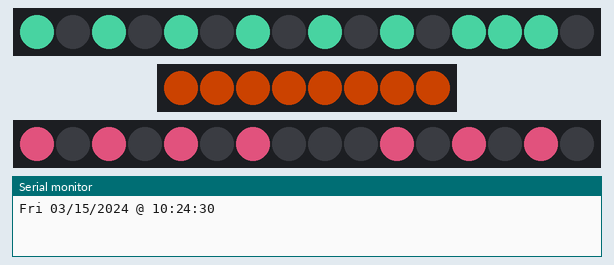
Recording of a program running on a simulated Adafruit Feather M0. Shown: 2 × 16 RGB LEDs in strip order, left to right, 8 RGB LEDs in strip order, left to right, the last lines printed to the serial monitor. Dim RGB values are drawn brighter than linear; the local clock reads 2024-03-15 10:24:30 at power-on unless the program sets it; random numbers use the default seed unless the program sets one.

Above: at 0.45 s.
At 2.6 s:
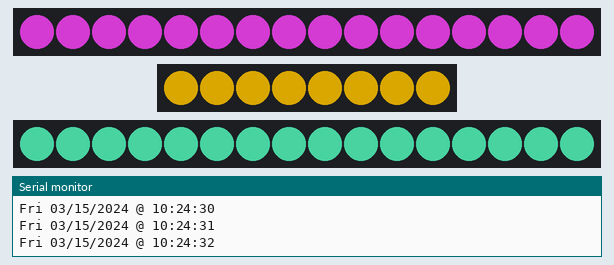
At 9.7 s:
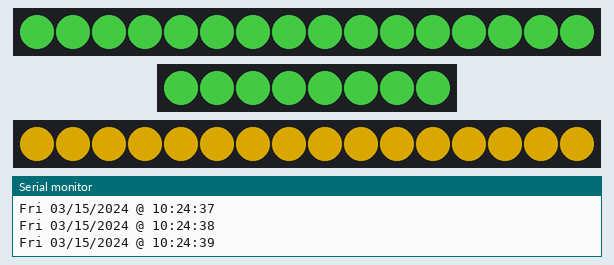
At 14.8 s:
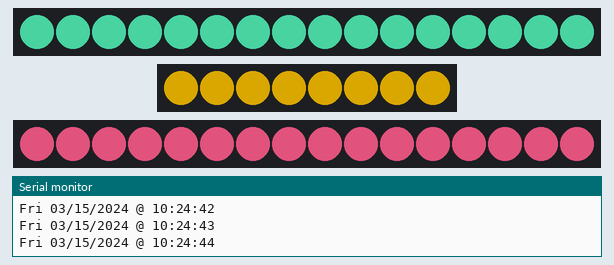
At 18.8 s:
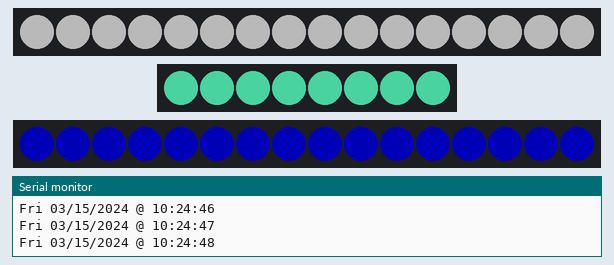
At 33.0 s:
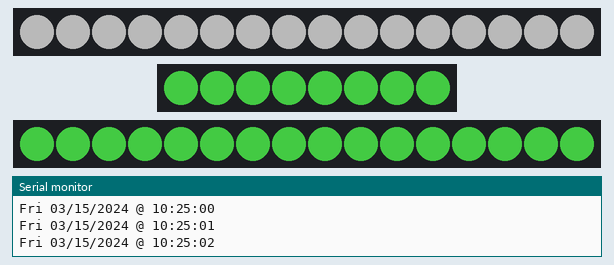
Timing chart, 0 to 40.0 s (numbered marks = the images above):
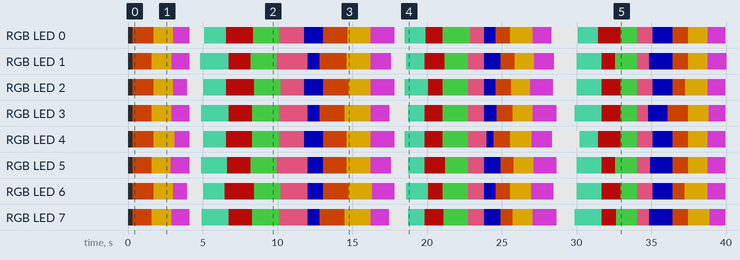

Measured:
- by itself, RGB LED 0: off → RGB(108, 35, 0) at 0.30 s, → RGB(140, 108, 0) 1.4 s later, → RGB(126, 35, 126) 1.3 s later, → RGB(179, 179, 179) 1.1 s later, … (31 changes in this stretch)
- by itself, RGB LED 1: off → RGB(108, 35, 0) at 0.30 s, → RGB(140, 108, 0) 1.3 s later, → RGB(126, 35, 126) 1.3 s later, → RGB(179, 179, 179) 1.2 s later, … (30 changes in this stretch)
- what the display in image 1 shows lasts 0.4 s, from 2.4 s to 2.8 s

The program:

main.cpp
```cpp
#include <Adafruit_NeoPixel.h>
#include <Adafruit_SleepyDog.h>
#include <Arduino.h>
#include <RTClib.h>
#include <Wire.h>

#include <algorithm>
#include <array>

#include <AnimationLogic.h>
#include <AnimationState.h>
#include <ClockGuard.h>
#include <IntervalTimer.h>
#include <PulseAnimation.h>
#include <TwinkleAnimation.h>

#include "config.h"
#include "ValidationMode.h"

namespace {

using nova::AnimationMode;
using nova::AnimationPlan;
using nova::AnimationState;
using nova::BLUE;
using nova::Color;
using nova::ClockGuard;
using nova::CYAN;
using nova::DAY_COLORS;
using nova::GREEN;
using nova::IntervalTimer;
using nova::MAX_PIXELS;
using nova::MINT;
using nova::OFF;
using nova::ORANGE;
using nova::PINK;
using nova::PURPLE;
using nova::RED;
using nova::TwinkleAnimation;
using nova::WHITE;
using nova::WHITE_RGB;
using nova::YELLOW;
using nova::animationMode;
using nova::makeChaseFrame;
using nova::prepareHour;
using nova::rgbw;
using nova::usesTopChase;

constexpr size_t RANDOM_COLOR_COUNT = 9;

uint32_t secondsToMs(float seconds) {
  return static_cast<uint32_t>(seconds * 1000.0F);
}

float randomFloat(float lower, float upper) {
  const float unit = static_cast<float>(random(0L, 1000001L)) / 1000000.0F;
  return lower + ((upper - lower) * unit);
}

float randomDuration() {
  return randomFloat(0.0F, 1.0F) > 0.25F
             ? randomFloat(0.1F, 0.3F)
             : randomFloat(1.0F, 2.0F);
}

class NovaStar {
 public:
  NovaStar(uint16_t pixelCount, uint8_t pin, neoPixelType type,
           float fadeDuration = 0.5F)
      : pixels_(pixelCount, pin, type),
        pixelCount_(pixelCount),
        state_(pixelCount),
        twinkle_(pixelCount, TWINKLE_MAX_ACTIVE),
        pauseDurationMs_(secondsToMs(fadeDuration * 2.0F)),
        cycleDurationMs_(secondsToMs(fadeDuration / pixelCount)) {}

  void begin() {
    pixels_.begin();
    pixels_.setBrightness(LIGHT_BRIGHTNESS);
    reset();
  }

  void reset() {
    const uint32_t nowMs = millis();
    state_.reset(nowMs);
    twinkle_.reset(nowMs);
    activeEffect_ = Effect::None;
    pixels_.clear();
    pixels_.show();
  }

  void turnOff() {
    if (!state_.isOff() || activeEffect_ != Effect::None) {
      reset();
    }
  }

  void setSolid(Color color) {
    activate(Effect::Solid, millis());
    if (state_.setSolid(color)) {
      render();
    }
  }

  void cycleBetween(const Color* colors, size_t colorCount,
                    uint32_t cycleDurationMinMs = 0,
                    uint32_t cycleDurationMaxMs = 0,
                    uint32_t pauseDurationMinMs = 0,
                    uint32_t pauseDurationMaxMs = 0) {
    if (colorCount == 0) {
      return;
    }

    const uint32_t nowMs = millis();
    activate(Effect::Cycle, nowMs);
    if (!state_.ready(nowMs)) {
      return;
    }

    cycleDurationMinMs =
        cycleDurationMinMs == 0 ? cycleDurationMs_ : cycleDurationMinMs;
    cycleDurationMaxMs = cycleDurationMaxMs == 0 ? cycleDurationMinMs
                                                 : cycleDurationMaxMs;
    pauseDurationMinMs =
        pauseDurationMinMs == 0 ? pauseDurationMs_ : pauseDurationMinMs;
    pauseDurationMaxMs =
        pauseDurationMaxMs == 0 ? pauseDurationMinMs : pauseDurationMaxMs;

    const nova::CycleStep step = state_.advanceCycle(
        colors, colorCount, random(0L, static_cast<long>(pixelCount_)),
        random(0L, 2L) == 1);
    state_.schedule(step.completedTarget
                        ? randomMilliseconds(pauseDurationMinMs,
                                             pauseDurationMaxMs)
                        : randomMilliseconds(cycleDurationMinMs,
                                             cycleDurationMaxMs));
    if (step.changed) {
      render();
    }
  }

  void chase(Color primary, Color secondary, uint32_t durationMs = 0,
             float percentage = 0.25F, float randomness = 0.5F,
             int movement = 1, uint8_t sections = 2) {
    const uint32_t nowMs = millis();
    activate(Effect::Chase, nowMs);
    if (!state_.ready(nowMs)) {
      return;
    }

    durationMs =
        durationMs == 0 ? secondsToMs(randomDuration()) : durationMs;
    const int direction =
        randomFloat(0.0F, 1.0F) <= randomness ? movement : -movement;
    const auto frame =
        makeChaseFrame(state_.colors(), pixelCount_, primary, secondary,
                       percentage, direction, movement, sections);
    state_.resetCycle();
    state_.schedule(durationMs);
    if (state_.replaceFrame(frame)) {
      render();
    }
  }

  void twinkle(Color base, Color twinkleColor = OFF) {
    const uint32_t nowMs = millis();
    activate(Effect::Twinkle, nowMs);
    if (twinkle_.advance(nowMs)) {
      twinkle_.startEvent(
          random(0L, static_cast<long>(pixelCount_)),
          randomMilliseconds(TWINKLE_DURATION_MIN_MS,
                             TWINKLE_DURATION_MAX_MS),
          static_cast<uint8_t>(
              randomMilliseconds(TWINKLE_DEPTH_MIN, TWINKLE_DEPTH_MAX)),
          randomMilliseconds(TWINKLE_GAP_MIN_MS, TWINKLE_GAP_MAX_MS));
    }

    if (state_.replaceFrame(twinkle_.frame(base, twinkleColor))) {
      render();
    }
  }

 private:
  enum class Effect {
    None,
    Solid,
    Cycle,
    Chase,
    Twinkle,
  };

  void activate(Effect effect, uint32_t nowMs) {
    if (activeEffect_ == effect) {
      return;
    }
    state_.makeImmediate(nowMs);
    state_.resetCycle();
    if (effect == Effect::Twinkle) {
      twinkle_.reset(nowMs);
    }
    activeEffect_ = effect;
  }

  uint32_t randomMilliseconds(uint32_t minimum, uint32_t maximum) {
    if (maximum <= minimum) {
      return minimum;
    }
    return static_cast<uint32_t>(
        random(static_cast<long>(minimum), static_cast<long>(maximum + 1)));
  }

  void render() {
    const auto& colors = state_.colors();
    for (uint16_t index = 0; index < pixelCount_; ++index) {
      pixels_.setPixelColor(index, colors[index]);
    }
    pixels_.show();
  }

  Adafruit_NeoPixel pixels_;
  uint16_t pixelCount_;
  AnimationState state_;
  TwinkleAnimation twinkle_;
  uint32_t pauseDurationMs_;
  uint32_t cycleDurationMs_;
  Effect activeEffect_ = Effect::None;
};

void shuffleColors(std::array<Color, RANDOM_COLOR_COUNT>& colors) {
  for (size_t index = colors.size() - 1; index > 0; --index) {
    const size_t swapIndex = random(0L, static_cast<long>(index + 1));
    std::swap(colors[index], colors[swapIndex]);
  }
}

std::array<Color, RANDOM_COLOR_COUNT> makeRandomColors(bool isRgbw) {
  std::array<Color, RANDOM_COLOR_COUNT> colors{
      RED, ORANGE, YELLOW, GREEN, MINT, BLUE, PURPLE, PINK,
      isRgbw ? WHITE : WHITE_RGB,
  };
  shuffleColors(colors);
  return colors;
}

RTC_PCF8523 rtc;
#ifndef NOVA_VALIDATION_MODE
DateTime cachedTime;
IntervalTimer rtcRefresh(RTC_REFRESH_PERIOD_MS);
ClockGuard rtcClockGuard(RTC_SAMPLE_TOLERANCE_SECONDS);
bool rtcSampleWarningActive = false;
#endif
#ifdef NOVA_VALIDATION_MODE
ValidationMode validation;
#endif
NovaStar topLight(TOP_LIGHT_PIXELS, TOP_LIGHT_PIN, NEO_GRB + NEO_KHZ800);
NovaStar middleLight(MIDDLE_LIGHT_PIXELS, MIDDLE_LIGHT_PIN,
                     NEO_GRBW + NEO_KHZ800);
NovaStar bottomLight(BOTTOM_LIGHT_PIXELS, BOTTOM_LIGHT_PIN,
                     NEO_GRB + NEO_KHZ800);
PulseAnimation middlePulse(MIDDLE_PULSE_PERIOD_MS);

std::array<Color, RANDOM_COLOR_COUNT> topRandomColors{};
std::array<Color, RANDOM_COLOR_COUNT> middleRandomColors{};
std::array<Color, RANDOM_COLOR_COUNT> bottomRandomColors{};
bool randomCyclesReady = false;
int previousSecond = -1;

void refreshRandomColors() {
  topRandomColors = makeRandomColors(false);
  middleRandomColors = makeRandomColors(true);
  bottomRandomColors = makeRandomColors(false);
  randomCyclesReady = true;
}

void printTime(const DateTime& now) {
  char timestamp[] = "DDD MM/DD/YYYY @ hh:mm:ss";
  Serial.println(now.toString(timestamp));
}

#ifndef NOVA_VALIDATION_MODE
bool initializeCachedTime() {
  DateTime previous;
  bool hasPrevious = false;
  for (uint8_t attempt = 0; attempt < 5; ++attempt) {
    Watchdog.reset();
    const DateTime candidate = rtc.now();
    if (candidate.isValid()) {
      if (hasPrevious) {
        const uint32_t previousTimestamp = previous.unixtime();
        const uint32_t candidateTimestamp = candidate.unixtime();
        if (candidateTimestamp >= previousTimestamp &&
            candidateTimestamp - previousTimestamp <= 1) {
          cachedTime = candidate;
          rtcClockGuard.reset(candidateTimestamp, millis());
          return true;
        }
      }
      previous = candidate;
      hasPrevious = true;
    }
    delay(10);
  }
  return false;
}

[[noreturn]] void haltForRtcError(const char* message) {
  Watchdog.disable();
  topLight.turnOff();
  middleLight.turnOff();
  bottomLight.turnOff();
  while (true) {
    Serial.println(message);
    delay(5000);
  }
}
#endif

}  // namespace

void setup() {
  Serial.begin(115200);
  Wire.begin();
  randomSeed(micros());

  topLight.begin();
  middleLight.begin();
  bottomLight.begin();
  middlePulse.reset(millis());
  Watchdog.enable(WATCHDOG_TIMEOUT_MS);

#ifdef NOVA_VALIDATION_MODE
  validation.begin(millis());
#else
  if (!rtc.begin()) {
    haltForRtcError("PCF8523 not found on the STEMMA QT I2C bus.");
  }
#ifdef NOVA_SET_RTC_TO_BUILD_TIME
  rtc.adjust(DateTime(NOVA_RTC_YEAR, NOVA_RTC_MONTH, NOVA_RTC_DAY,
                      NOVA_RTC_HOUR, NOVA_RTC_MINUTE, NOVA_RTC_SECOND));
  Serial.println("PCF8523 set from the computer's local build time.");
#else
  if (!rtc.initialized() || rtc.lostPower()) {
    haltForRtcError(
        "PCF8523 time is invalid. Upload the set_rtc environment.");
  }
#endif
  if (!initializeCachedTime()) {
    haltForRtcError("PCF8523 returned inconsistent time samples.");
  }
  rtcRefresh.reset(millis());
#endif
}

void loop() {
  Watchdog.reset();
  const uint32_t nowMs = millis();
#ifdef NOVA_VALIDATION_MODE
  static size_t previousValidationScenario = validation.selected();
  validation.update(nowMs);
  if (validation.selected() != previousValidationScenario) {
    previousValidationScenario = validation.selected();
    randomCyclesReady = false;
    topLight.reset();
    middleLight.reset();
    bottomLight.reset();
    middlePulse.reset(nowMs);
  }
  const DateTime now = validation.now();
#else
  if (rtcRefresh.ready(nowMs)) {
    const DateTime candidate = rtc.now();
    const bool accepted =
        candidate.isValid() &&
        rtcClockGuard.accept(candidate.unixtime(), nowMs);
    if (accepted) {
      cachedTime = candidate;
      rtcSampleWarningActive = false;
    } else if (!rtcSampleWarningActive) {
      Serial.println("Ignoring invalid or implausible PCF8523 time sample.");
      rtcSampleWarningActive = true;
    }
  }
  const DateTime now = cachedTime;
#endif
  if (now.second() != previousSecond) {
    previousSecond = now.second();
    printTime(now);
  }

  const AnimationPlan plan =
      prepareHour(now.hour(), now.minute(), now.second());
  const bool isFriday = now.dayOfTheWeek() == 5;
  const AnimationMode mode =
      animationMode(plan, isFriday, now.minute(), now.second());
  const bool isTransition = mode == AnimationMode::Transition;

  if ((isTransition || isFriday) && !randomCyclesReady) {
    refreshRandomColors();
  } else if (!isFriday && !isTransition) {
    randomCyclesReady = false;
  }

  if (mode == AnimationMode::Off) {
    topLight.turnOff();
    middleLight.turnOff();
    bottomLight.turnOff();
    return;
  }

  if (mode == AnimationMode::Transition) {
    topLight.cycleBetween(
        topRandomColors.data(), topRandomColors.size(), 10, 70, 100, 250);
    middleLight.cycleBetween(
        middleRandomColors.data(), middleRandomColors.size(), 10, 70, 100,
        250);
    bottomLight.cycleBetween(
        bottomRandomColors.data(), bottomRandomColors.size(), 10, 70, 100,
        250);
    return;
  }

  if (mode == AnimationMode::Friday) {
    topLight.cycleBetween(
        topRandomColors.data(), topRandomColors.size(), 10, 70, 500, 1500);
    middleLight.cycleBetween(
        middleRandomColors.data(), middleRandomColors.size(), 10, 70, 500,
        1500);
    bottomLight.cycleBetween(
        bottomRandomColors.data(), bottomRandomColors.size(), 10, 70, 500,
        1500);
    return;
  }

  if (usesTopChase(plan, now.minute(), now.second())) {
    topLight.chase(plan.primary, plan.secondary, plan.durationMs,
                   plan.percentage);
  } else {
    topLight.twinkle(plan.primary);
  }
  middleLight.setSolid(rgbw(0, 0, 0, middlePulse.levelAt(nowMs)));
  bottomLight.twinkle(DAY_COLORS[now.dayOfTheWeek()]);
}
```

ValidationMode.h
```cpp
#pragma once

#ifdef NOVA_VALIDATION_MODE

#include <Arduino.h>
#include <RTClib.h>

#include <array>
#include <cstring>

class ValidationMode {
 public:
  void begin(uint32_t nowMs) {
    randomSeed(1);
    selectedAtMs_ = nowMs;
    Serial.println();
    Serial.println("Nova Lights hardware validation firmware");
    printHelp();
    printScenario();
  }

  void update(uint32_t nowMs) {
    readCommands(nowMs);
    if (autoRun_ && nowMs - selectedAtMs_ >= SCENARIO_DURATION_MS) {
      select((selected_ + 1) % SCENARIOS.size(), nowMs);
    }
  }

  DateTime now() const {
    const Scenario& scenario = SCENARIOS[selected_];
    return DateTime(scenario.year, scenario.month, scenario.day, scenario.hour,
                    scenario.minute, scenario.second);
  }

  size_t selected() const { return selected_; }

 private:
  struct Scenario {
    const char* name;
    const char* description;
    uint16_t year;
    uint8_t month;
    uint8_t day;
    uint8_t hour;
    uint8_t minute;
    uint8_t second;
  };

  static constexpr uint32_t SCENARIO_DURATION_MS = 10000;
  static constexpr std::array<Scenario, 12> SCENARIOS{{
      {"normal", "Independent top/bottom twinkles and middle pulse", 2026, 7,
       27, 10, 10, 0},
      {"quarter", "Quarter-hour accent: 25% lit / 75% dark", 2026, 7, 27, 10,
       15, 1},
      {"blend", "Approaching next hour with 40% next-period color", 2026, 7,
       27, 10, 57, 0},
      {"transition", "Fast rainbow at the hourly transition", 2026, 7, 27, 10,
       59, 46},
      {"friday", "Friday random-color cycle", 2026, 7, 31, 10, 10, 0},
      {"sleep", "Scheduled all-lights-off state", 2026, 7, 27, 22, 0, 0},
      {"morning", "Morning blue top-light twinkle", 2026, 7, 27, 7, 0, 0},
      {"sunday", "Sunday bottom-light white weekday color", 2026, 7, 26, 10,
       10, 0},
      {"sunday17", "Sunday 17:30 normal animation", 2026, 7, 26, 17, 30, 0},
      {"sunday18", "Sunday 18:30 normal animation", 2026, 7, 26, 18, 30, 0},
      {"sunday19", "Sunday 19:30 normal animation", 2026, 7, 26, 19, 30, 0},
      {"saturday", "Saturday bottom-light red weekday color", 2026, 8, 1, 10,
       10, 0},
  }};

  void readCommands(uint32_t nowMs) {
    while (Serial.available() > 0) {
      const char input = static_cast<char>(Serial.read());
      if (input == '\r') {
        continue;
      }
      if (input == '\n') {
        command_[commandLength_] = '\0';
        executeCommand(nowMs);
        commandLength_ = 0;
      } else if (commandLength_ < sizeof(command_) - 1) {
        command_[commandLength_++] = input;
      }
    }
  }

  void executeCommand(uint32_t nowMs) {
    for (size_t index = 0; index < SCENARIOS.size(); ++index) {
      if (std::strcmp(command_, SCENARIOS[index].name) == 0) {
        autoRun_ = false;
        select(index, nowMs);
        return;
      }
    }

    if (std::strcmp(command_, "next") == 0 ||
        std::strcmp(command_, "n") == 0) {
      autoRun_ = false;
      select((selected_ + 1) % SCENARIOS.size(), nowMs);
    } else if (std::strcmp(command_, "previous") == 0 ||
               std::strcmp(command_, "prev") == 0 ||
               std::strcmp(command_, "p") == 0) {
      autoRun_ = false;
      select((selected_ + SCENARIOS.size() - 1) % SCENARIOS.size(), nowMs);
    } else if (std::strcmp(command_, "auto") == 0) {
      autoRun_ = true;
      selectedAtMs_ = nowMs;
      Serial.println("Automatic scenario advance enabled (10 seconds each).");
    } else if (std::strcmp(command_, "hold") == 0) {
      autoRun_ = false;
      Serial.println("Holding the current scenario.");
    } else if (std::strcmp(command_, "list") == 0) {
      printList();
    } else if (std::strcmp(command_, "status") == 0) {
      printScenario();
    } else if (std::strcmp(command_, "watchdog") == 0) {
      Serial.println("Stopping the loop; watchdog should reboot within 8s.");
      Serial.flush();
      while (true) {
      }
    } else if (std::strcmp(command_, "help") == 0 ||
               std::strcmp(command_, "?") == 0) {
      printHelp();
    } else if (commandLength_ > 0) {
      Serial.print("Unknown command: ");
      Serial.println(command_);
      printHelp();
    }
  }

  void select(size_t index, uint32_t nowMs) {
    selected_ = index;
    selectedAtMs_ = nowMs;
    randomSeed(1);
    printScenario();
  }

  void printScenario() const {
    const Scenario& scenario = SCENARIOS[selected_];
    Serial.print("[");
    Serial.print(selected_ + 1);
    Serial.print("/");
    Serial.print(SCENARIOS.size());
    Serial.print("] ");
    Serial.print(scenario.name);
    Serial.print(": ");
    Serial.println(scenario.description);
  }

  void printList() const {
    for (size_t index = 0; index < SCENARIOS.size(); ++index) {
      Serial.print(index == selected_ ? "* " : "  ");
      Serial.print(index + 1);
      Serial.print(". ");
      Serial.print(SCENARIOS[index].name);
      Serial.print(" - ");
      Serial.println(SCENARIOS[index].description);
    }
  }

  void printHelp() const {
    Serial.println(
        "Commands: next (n), previous (p), auto, hold, list, status, "
        "watchdog, help");
    Serial.println("You can also enter a scenario name shown by list.");
  }

  size_t selected_ = 0;
  uint32_t selectedAtMs_ = 0;
  bool autoRun_ = false;
  char command_[24]{};
  size_t commandLength_ = 0;
};

constexpr std::array<ValidationMode::Scenario, 12>
    ValidationMode::SCENARIOS;

#endif  // NOVA_VALIDATION_MODE
```

Source omitted: config.h (2464 bytes)
